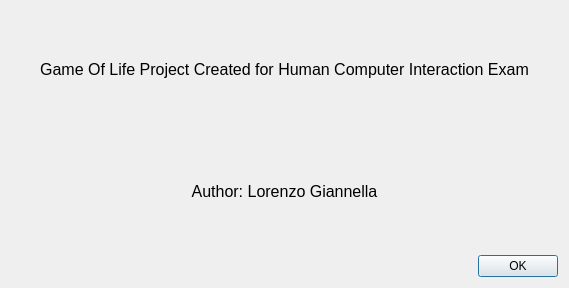
<?xml version="1.0" encoding="UTF-8"?>
<ui version="4.0">
 <class>Dialog</class>
 <widget class="QDialog" name="Dialog">
  <property name="geometry">
   <rect>
    <x>0</x>
    <y>0</y>
    <width>569</width>
    <height>288</height>
   </rect>
  </property>
  <property name="windowTitle">
   <string>Dialog</string>
  </property>
  <layout class="QVBoxLayout" name="verticalLayout_2">
   <item>
    <widget class="QLabel" name="label">
     <property name="sizePolicy">
      <sizepolicy hsizetype="MinimumExpanding" vsizetype="MinimumExpanding">
       <horstretch>0</horstretch>
       <verstretch>0</verstretch>
      </sizepolicy>
     </property>
     <property name="font">
      <font>
       <pointsize>12</pointsize>
      </font>
     </property>
     <property name="text">
      <string>Game Of Life Project Created for Human Computer Interaction Exam</string>
     </property>
     <property name="alignment">
      <set>Qt::AlignCenter</set>
     </property>
    </widget>
   </item>
   <item>
    <widget class="QLabel" name="label_2">
     <property name="sizePolicy">
      <sizepolicy hsizetype="MinimumExpanding" vsizetype="MinimumExpanding">
       <horstretch>0</horstretch>
       <verstretch>0</verstretch>
      </sizepolicy>
     </property>
     <property name="font">
      <font>
       <pointsize>12</pointsize>
      </font>
     </property>
     <property name="text">
      <string>Author: Lorenzo Giannella</string>
     </property>
     <property name="alignment">
      <set>Qt::AlignCenter</set>
     </property>
    </widget>
   </item>
   <item>
    <widget class="QDialogButtonBox" name="buttonBox">
     <property name="orientation">
      <enum>Qt::Horizontal</enum>
     </property>
     <property name="standardButtons">
      <set>QDialogButtonBox::Ok</set>
     </property>
    </widget>
   </item>
  </layout>
 </widget>
 <resources/>
 <connections>
  <connection>
   <sender>buttonBox</sender>
   <signal>accepted()</signal>
   <receiver>Dialog</receiver>
   <slot>accept()</slot>
   <hints>
    <hint type="sourcelabel">
     <x>248</x>
     <y>254</y>
    </hint>
    <hint type="destinationlabel">
     <x>157</x>
     <y>274</y>
    </hint>
   </hints>
  </connection>
  <connection>
   <sender>buttonBox</sender>
   <signal>rejected()</signal>
   <receiver>Dialog</receiver>
   <slot>reject()</slot>
   <hints>
    <hint type="sourcelabel">
     <x>316</x>
     <y>260</y>
    </hint>
    <hint type="destinationlabel">
     <x>286</x>
     <y>274</y>
    </hint>
   </hints>
  </connection>
 </connections>
</ui>
